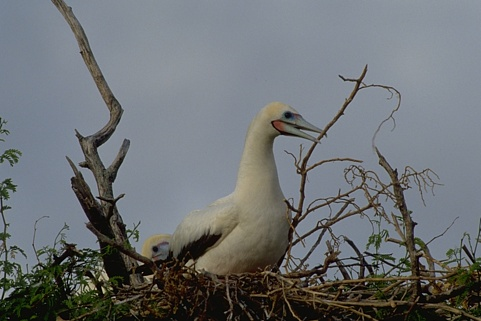
%> input picture MATLAB Project/Images/im1.jpg, 481 x 321 px
$ octave script_tests.m   (GNU Octave 9; MATLAB toolbox functions it lacks are replaced by stand-ins)
%> lines starting %> are read from the running program, lines starting %| are printed output that depends on the picture; in (x1, y1, x2, y2) boxes, pixels count from 0 and x2, y2 are one past the last pixel; in counts of white or black regions, pixels touching at a corner belong together; the program's own positions count from 1
I = imread('Images/im1.jpg');
%> I is the input picture: size 321x481x3 uint8; mean R, G, B 108.6, 112.5, 114.9
I = im2double(I);
%> I: size 321x481x3 double

image_bw = rgb2gray(I);
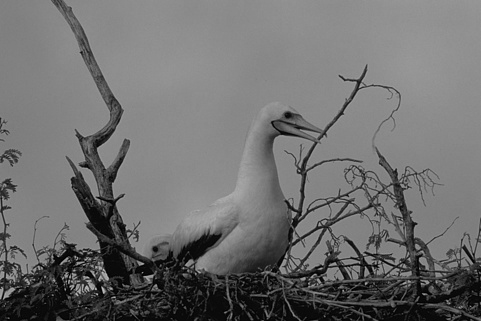
%> image_bw: size 321x481 double; min 0, max 0.754, mean 0.438

dog = fspecial('gaussian',60,1.25)-fspecial('gaussian',60,3.0);
image_dog = conv2(image_bw,dog,'same');
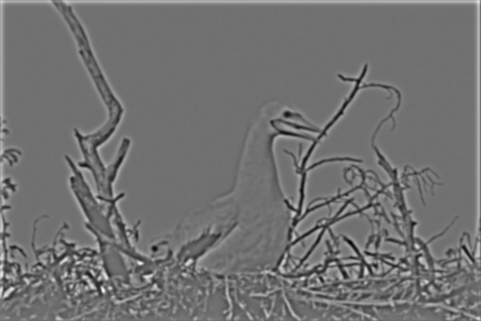
%> image_dog: size 321x481 double; min -0.193, max 0.243, mean 0.00259; drawn with min black and max white


image_bw_upscaled = imresize(image_dog, 2, "bilinear");


kernel_morphology = [1 1 1; 1 1 1; 1 1 1];
image_close = imerode(image_bw_upscaled, kernel_morphology);


image_close_downscaled = imresize(image_close, 0.5, "bilinear");


image_abs_diff = imabsdiff(image_dog, image_close_downscaled);
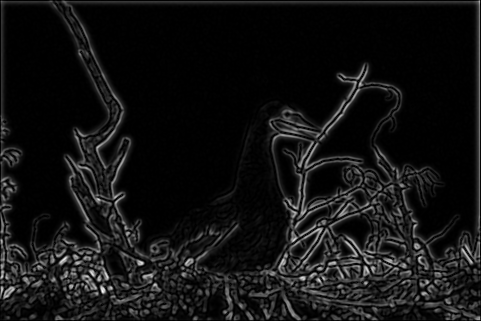
%> image_abs_diff: size 321x481 double; min 2.16e-08, max 0.0986, mean 0.00737; drawn with min black and max white
image_abs_diff = imbinarize(image_abs_diff, 'global');
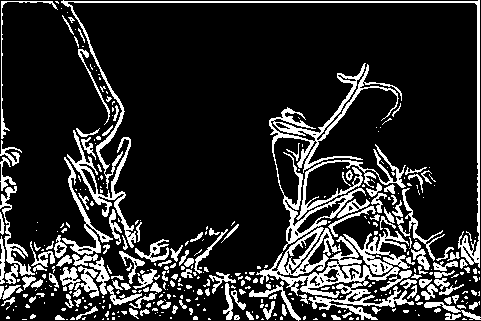
%> image_abs_diff: size 321x481 logical; 17.4% white; 396 white regions (250 under 20 px), largest, box (x1, y1, x2, y2) and area: (256, 227, 414, 320) 4835, (269, 63, 402, 251) 3051, (61, 0, 480, 268) 2552


image_canny = edge(image_abs_diff,'canny', 0.23, 0.56);
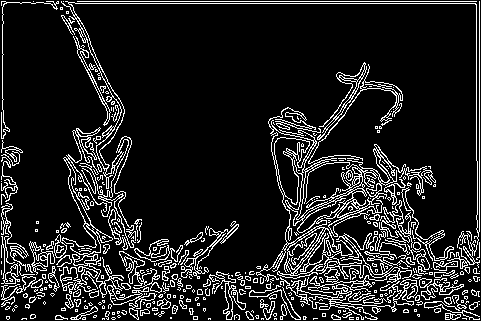
%> image_canny: size 321x481 logical; 12.7% white in thin lines or dots
image_canny = imfill(image_canny, 1);
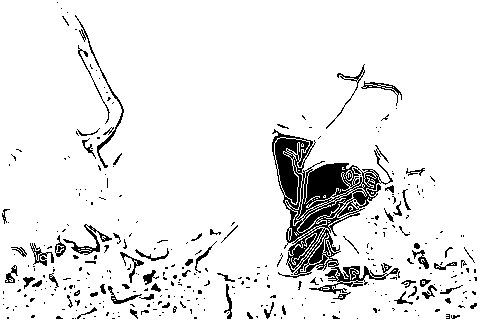
%> image_canny: size 321x481 logical; 91.7% white; 352 black regions (284 under 20 px), largest, box (x1, y1, x2, y2) and area: (272, 129, 400, 300) 7133, (75, 15, 124, 168) 412, (63, 224, 112, 255) 320
image_canny = imcomplement(image_canny);


subplot(3,2,1); imagesc(I); colormap('default'); title('original')
subplot(3,2,2); imagesc(image_bw); colormap('gray'); title('image bw')
subplot(3,2,3); imagesc(image_dog); colormap('gray'); title('image dog')
subplot(3,2,4); imagesc(image_close_downscaled); colormap('gray'); title('image close')
subplot(3,2,5); imagesc(image_abs_diff); colormap('gray'); title('image abs diff')
subplot(3,2,6); imagesc(image_canny); colormap('gray'); title('image canny')

$ run again, with MATLAB Project/Images/im10.jpg copied over MATLAB Project/Images/im1.jpg
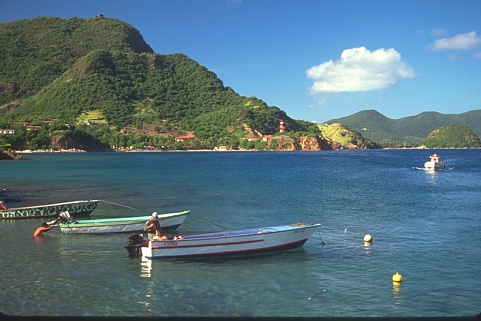
%> input picture MATLAB Project/Images/im10.jpg, 481 x 321 px
%> I is the input picture: size 321x481x3 uint8; mean R, G, B 86.4, 115.3, 128.9
%> I: size 321x481x3 double
%> `image_abs_diff = imbinarize(image_abs_diff, 'global');`:
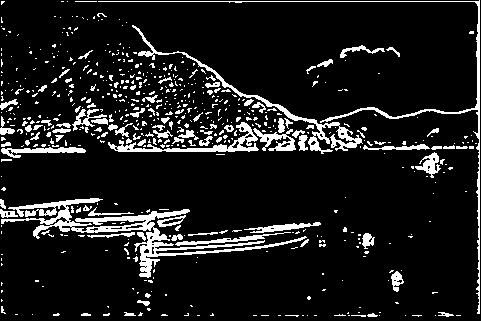
%> image_abs_diff: size 321x481 logical; 10.8% white; 611 white regions (512 under 20 px), largest, box (x1, y1, x2, y2) and area: (1, 198, 307, 278) 3456, (98, 0, 480, 314) 1558, (132, 25, 363, 154) 1461
%> `image_canny = imfill(image_canny, 1);`:
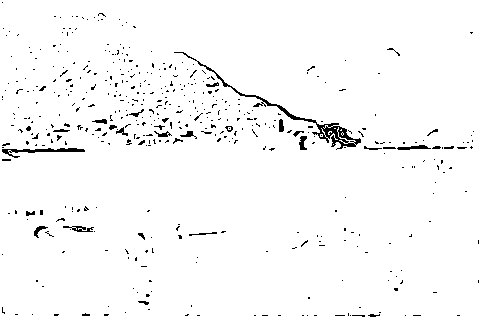
%> image_canny: size 321x481 logical; 97.4% white; black in thin lines or dots

$ run again, with MATLAB Project/Images/im11.jpg copied over MATLAB Project/Images/im1.jpg
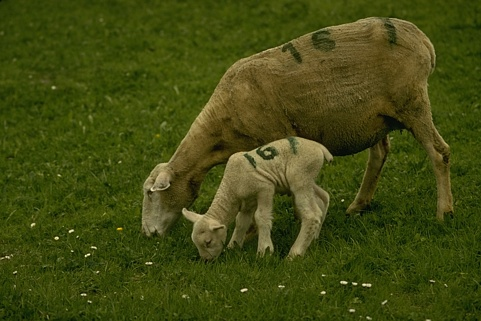
%> input picture MATLAB Project/Images/im11.jpg, 481 x 321 px
%> I is the input picture: size 321x481x3 uint8; mean R, G, B 65.7, 73.3, 17.6
%> I: size 321x481x3 double
%> `image_abs_diff = imbinarize(image_abs_diff, 'global');`:
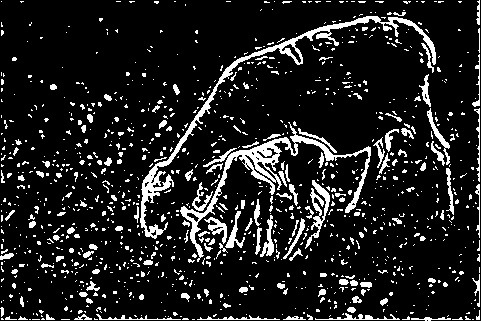
%> image_abs_diff: size 321x481 logical; 12.2% white; 1147 white regions (1000 under 20 px), largest, box (x1, y1, x2, y2) and area: (140, 16, 436, 239) 2812, (180, 122, 371, 262) 2511, (305, 180, 330, 249) 508
%> `image_canny = imfill(image_canny, 1);`:
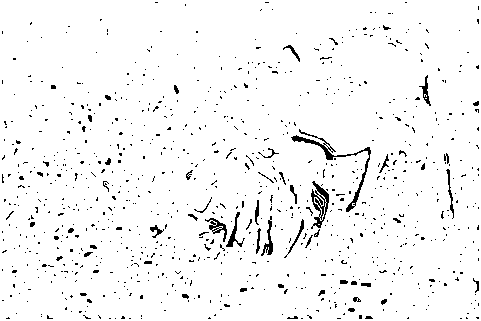
%> image_canny: size 321x481 logical; 96.2% white; black in thin lines or dots

$ run again, with MATLAB Project/Images/im12.jpg copied over MATLAB Project/Images/im1.jpg
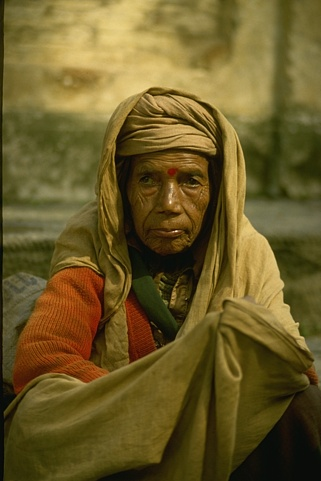
%> input picture MATLAB Project/Images/im12.jpg, 321 x 481 px
%> I is the input picture: size 481x321x3 uint8; mean R, G, B 106.3, 89.8, 39.3
%> I: size 481x321x3 double
%> `image_abs_diff = imbinarize(image_abs_diff, 'global');`:
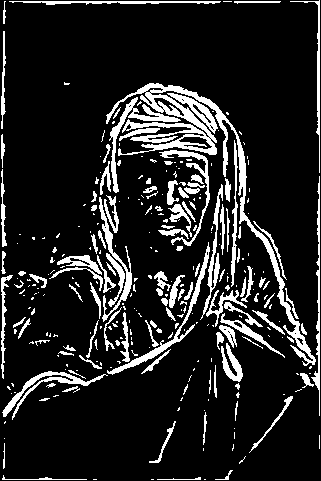
%> image_abs_diff: size 481x321 logical; 13.8% white; 304 white regions (188 under 20 px), largest, box (x1, y1, x2, y2) and area: (106, 83, 316, 366) 4404, (107, 242, 210, 375) 863, (109, 97, 181, 193) 840
%> `image_canny = imfill(image_canny, 1);`:
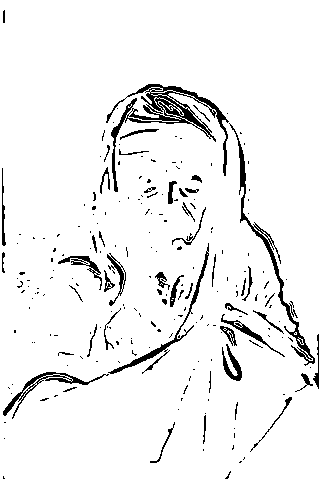
%> image_canny: size 481x321 logical; 94.1% white; 217 black regions (167 under 20 px), largest, box (x1, y1, x2, y2) and area: (106, 84, 229, 192) 2276, (229, 123, 315, 366) 1243, (108, 243, 209, 374) 711
